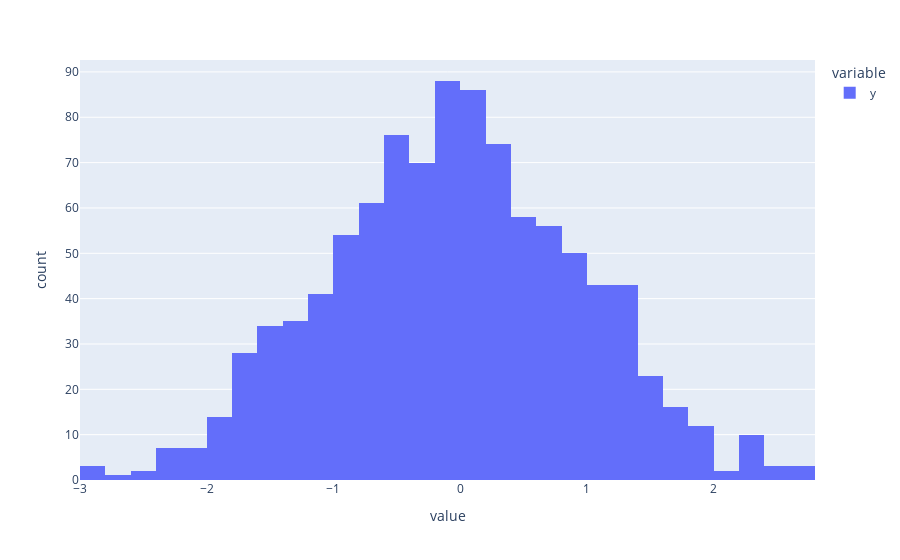

Notebook cell for this chart:
### Markdown cell above
Plotly

### Code cell
px.histogram(df['y'])

### Figure 1 — Plotly figure (JSON) as saved in the notebook; plotly's stock layout.template omitted (floating-point values rounded to 4 significant figures; data arrays with more than 128 entries replaced by an {"elided": "..."} marker saying what was removed)
{"data": [{"alignmentgroup": "True", "bingroup": "x", "hovertemplate": "variable=y<br>value=%{x}<br>count=%{y}<extra></extra>", "legendgroup": "y", "marker": {"color": "#636efa", "pattern": {"shape": ""}}, "name": "y", "offsetgroup": "y", "orientation": "v", "showlegend": true, "type": "histogram", "x": {"elided": "1000 float values"}, "xaxis": "x", "yaxis": "y"}], "layout": {"barmode": "relative", "legend": {"title": {"text": "variable"}, "tracegroupgap": 0}, "margin": {"t": 60}, "xaxis": {"anchor": "y", "domain": [0, 1], "title": {"text": "value"}}, "yaxis": {"anchor": "x", "domain": [0, 1], "title": {"text": "count"}}}}
